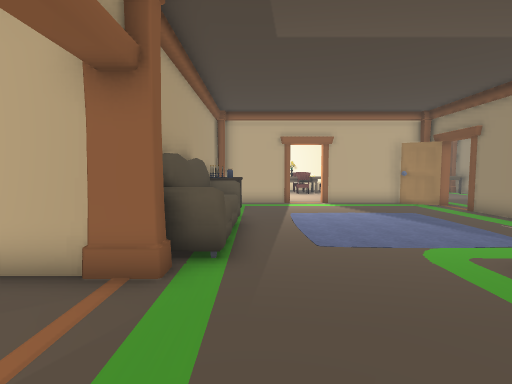
view 1 (above)

24 first-person views from a walk through a 3-D level made in the Unity game engine. The camera is 1.5 m above the floor, tilts 4° down and sees 85° across. The floor is counted in squares, 1 m on a side. Each view is taken from the middle of a square. On the plan, view 1 faces up. The plan holds only what a view shows up to about 14 squares ahead; the rest is blank. The place goes on beyond the plan. The player character is not drawn. Door leaves are left out, so doorways stand open. Some surface patterns are stand-ins.

view 2
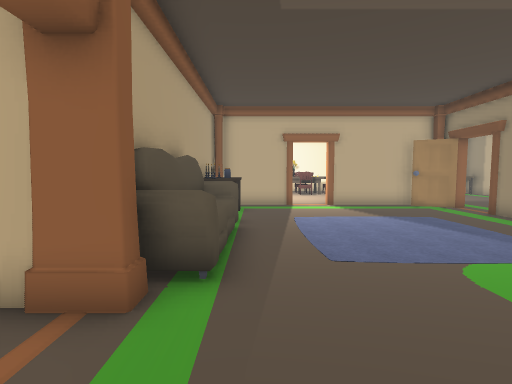

view 3
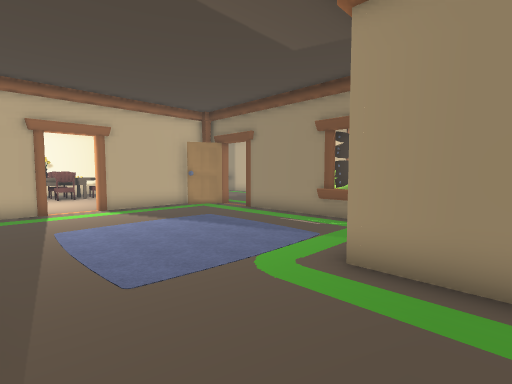

view 4
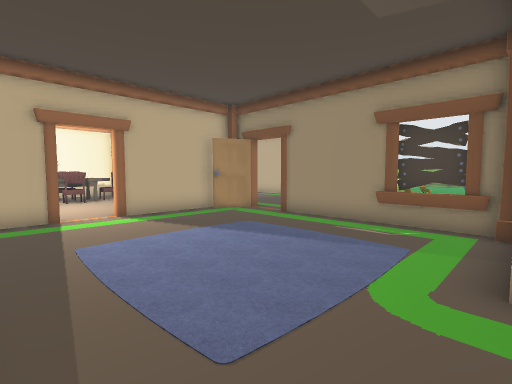

view 5
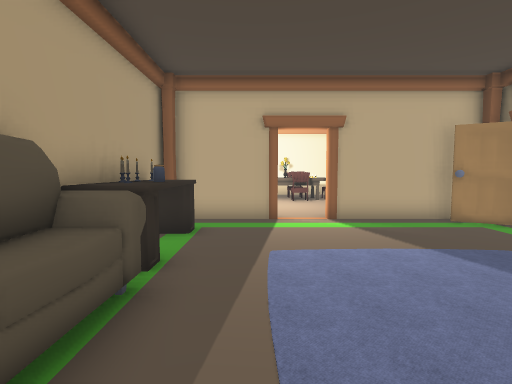

view 6
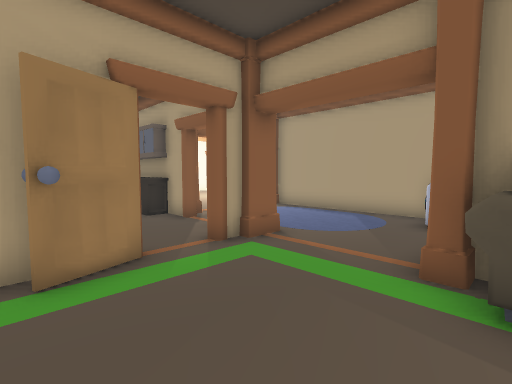

view 7
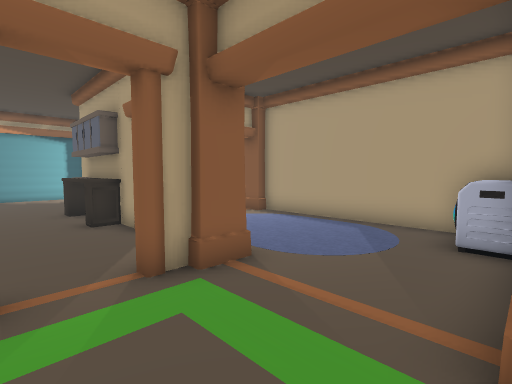

view 8
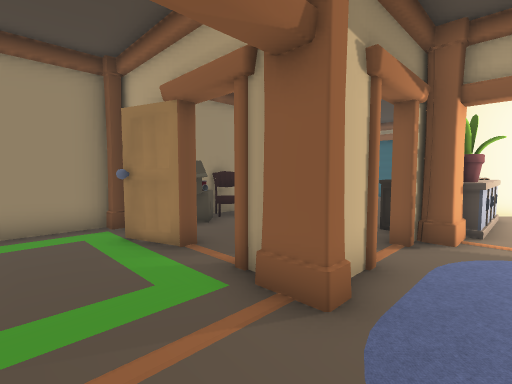

view 9
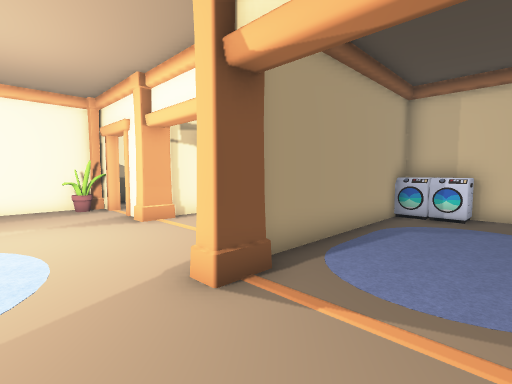

view 10
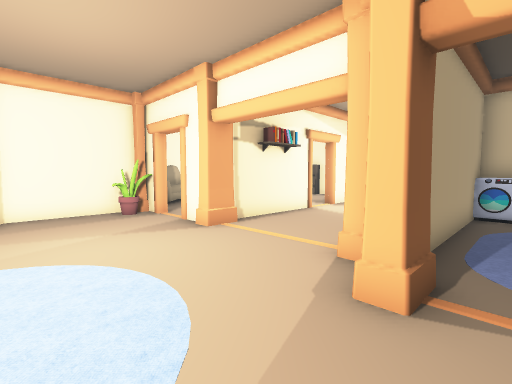

view 11
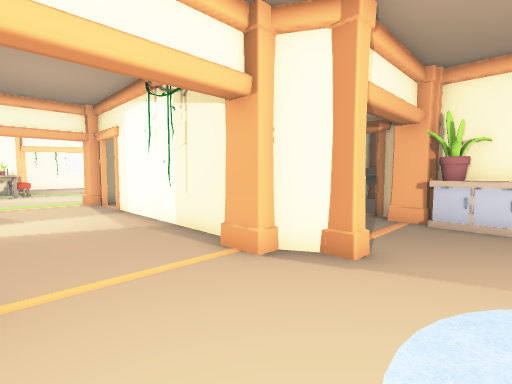

view 12
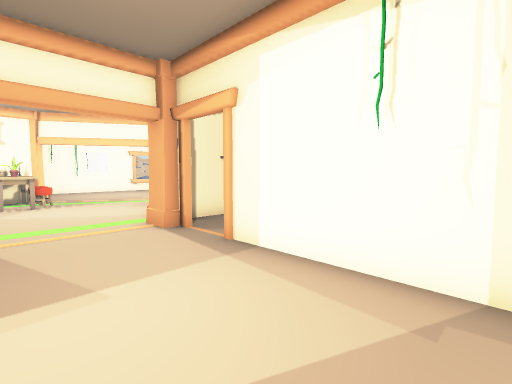

view 13
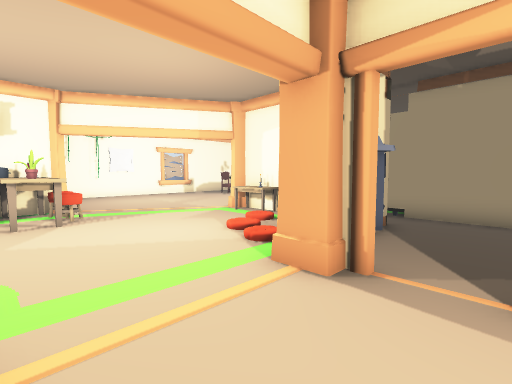

view 14
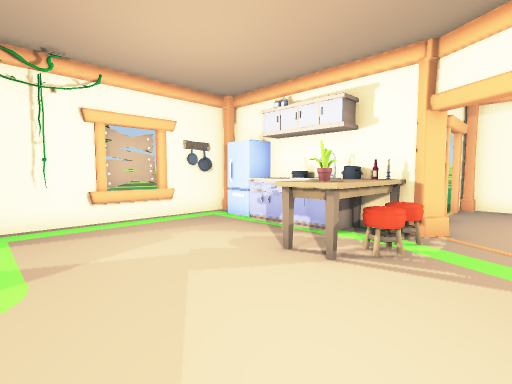

view 15
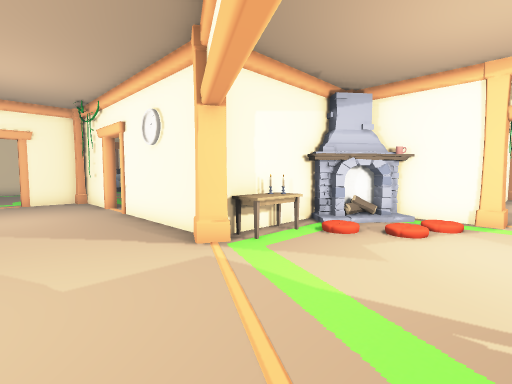

view 16
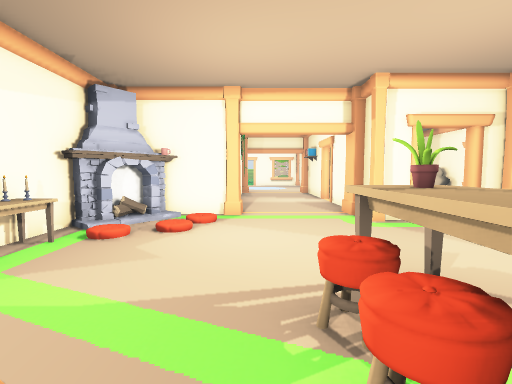

view 17
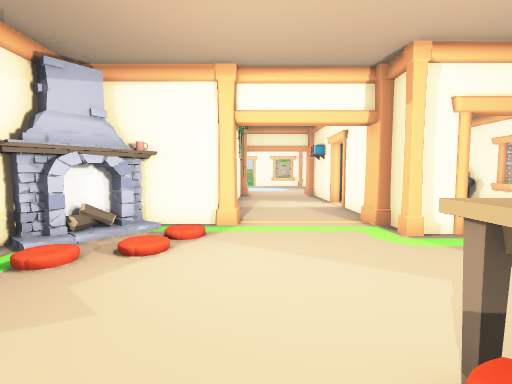

view 18
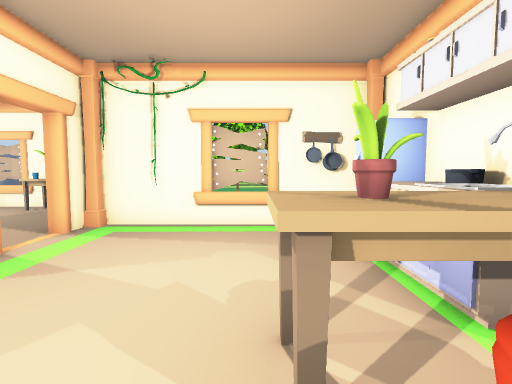

view 19
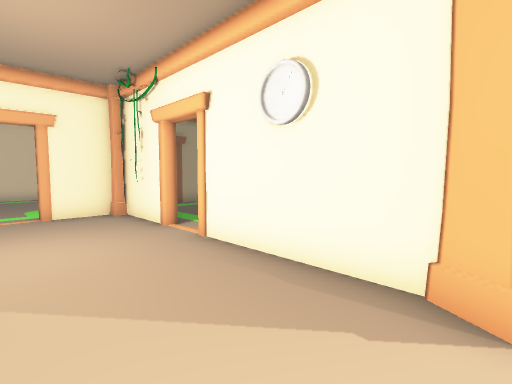

view 20
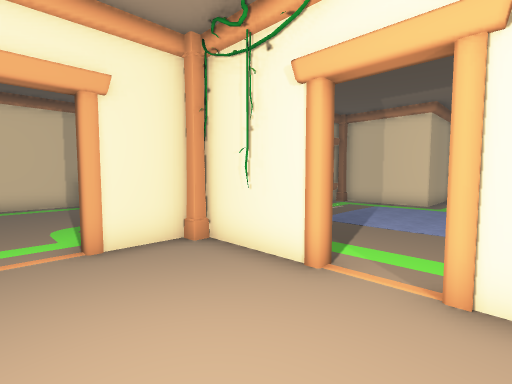

view 21
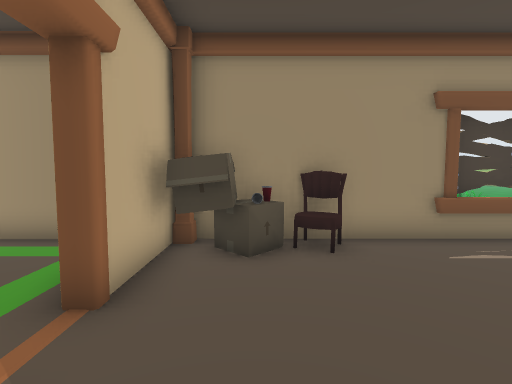

view 22
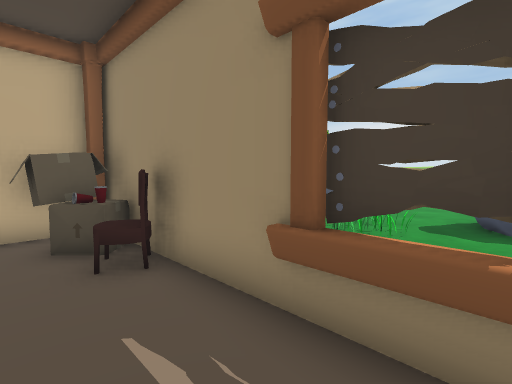

view 23
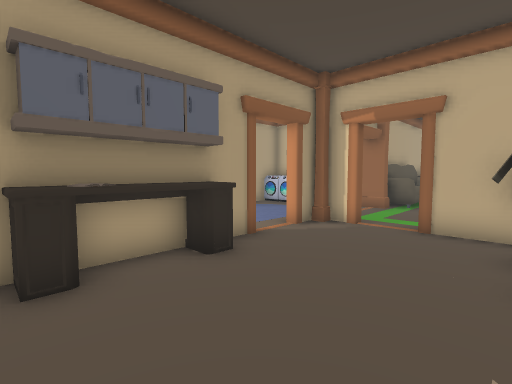

view 24
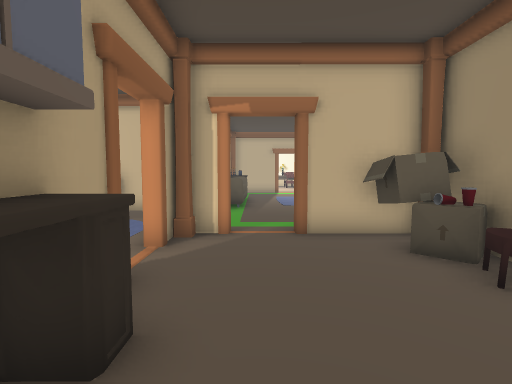

### Floor plan
Points are (right, up) in squares from view 1. A wall is a line through its corners. A room is listed if a view was taken in it or the views show most of it. See-through windows are left out.
Room 1 (views 1, 2, 3, 4, 5, 6, 7)
walls: (-1.9, 9.5) (-1.9, 8.9); (-1.4, 4.4) (-1.4, 4); (8.5, 6.4) (8.5, 11.1); (-1.9, 4.9) (-1.9, 4.4); (1.8, 13.9) (-1.5, 13.9); (8.5, 4.5) (8.5, 5.5); (-1.9, 13) (-1.9, 11.4); (8.3, 12.7) (8, 13) (7.4, 13.1); (8.5, 12.7) (6.9, 13.5); (7.4, 13.9) (3.3, 13.9) (3.3, 14.2); (4.3, 0.5) (4.3, 4.1) (7, 4.1); (1.9, 0.4) (2.4, 0.8) (2.6, 0.5); (1.9, 0.1) (2.9, 0.1); (0.9, 0.1) (2.6, 0.7); (-1.5, 0.1) (-0.6, 0.1)
low walls: (8.3, 4.6) (8.3, 7.4)
ways out: opening at (-1, 2) to room 2; opening at (0, 0) to room 2; opening at (2.5, 14) to room 2; opening at (9, 12)
objects: other object (-2, 10); other object (-2, 11); sofa (-1, 5) to (-1, 8); table (-1, 9); other object (-1, 10); other object (-1, 11); table (-1, 12); pillar (6, 14)
Room 2 (views 8, 9, 10, 11, 12, 13, 14, 15, 16, 17, 18, 19, 20, 21, 22, 23, 24)
walls: (-1.4, 4) (-7.3, 4) (-7.3, -3.8); (-0.6, -0.2) (-1.5, -0.2); (-1.9, -0.5) (-1.9, -1.5); (-2.2, -1.5) (-2.2, -0.4); (3.5, -0.2) (1, -0.2); (-8, 6.6) (-8, 7.1); (-3.8, 10) (-3.8, 13.6); (-8.4, 7.1) (-8.4, 8.1) (-7.9, 8.1); (-2.8, -4.6) (-2.8, -3.8) (-2.5, -3.8); (-8, 7.9) (-5.6, 7.9); (-8, -2) (-8, 5); (-6.9, -3.8) (-6.9, -4.8) (-7.4, -4.8) (-7.4, -4.4) (-7.9, -3.4) (-8.4, -3.4) (-8.4, -2.4); (-12.8, 2.2) (-12.8, -2.4); (-12.8, 6.2) (-12.8, 3.8); (-3.4, 14.2) (1.8, 14.2); (4.3, -6.6) (4.3, -4.4); (-3.6, 14.5) (-3.2, 14.3); (-12.5, 8.1) (-12.5, 7.1); (-12.8, 8.6) (-12.8, 8); (3.3, 14.2) (5.5, 14.2); (-13.4, -3.4) (-14.1, -3.4); (-14.1, 9.3) (-13.4, 9.3); (-10.2, 14.2) (-11.5, 14.2); (-10.4, 14.6) (-10.4, 13.9) (-11.6, 13.9); (6.7, 14.5) (6.7, 15.6); (-15.7, -3.4) (-16.9, -3.4); (-16.5, 9.3) (-15.7, 9.3); (-10.4, 16.5) (-10.4, 15.4); (-11.6, 16.1) (-14.5, 16.1); (-9.5, 17.9) (-9.8, 17.5) (-10.5, 17.5); (-17, -4.5) (-17, -7.5); (-17, 12.6) (-17, 9.5); (-17, 16.5) (-17, 13.5)
low walls: (-4.6, 12) (-4.6, 13.5) (-4, 13.5); (4.3, -8) (4.3, -7.4); (-11.6, 16.5) (-11.6, 16.1); (-16.8, 14.9) (-16.8, 12.2)
ways out: opening at (-1, 2) to room 1; opening at (0, 0) to room 1; opening at (2.5, 14) to room 1; open door at (-8, 5.5) to room 3; opening at (-15, -3); opening at (-15, 9); opening at (-13, 3); opening at (9.5, 17.5)
objects: pillar (-17, -4); plant (-16, -4); plant (-11, 15); other object (-11, 17); stool (-10, 15) to (-10, 16); stool (-10, 17); machine (-7, 3); machine (-6, 3) to (-5, 3); fireplace (-6, 9) to (-5, 10); cabinet (-3, -8) to (-3, -7); plant (-3, -6) to (-3, -5); table (-2, -8) to (-1, -5); other object (-2, -7); pillar (-2, -5); pillar (-2, -4); pillar (-2, 0); pillar (-2, 14); chair (3, -4) to (4, -3); cup (3, -2); box (3, -1); cup (4, -2); pillar (4, -1); pillar (4, 0); other object (8, -4); pillar (8, 4); other object (9, -5); barricade (9, 6); other object (10, -4); rock (11, -8) to (11, -7)
Room 3 (no view inside)
walls: (-5.6, 7.9) (-7.5, 7.9); (-1.9, 5.4) (-1.9, 8.6)
ways out: open door at (-8, 5.5) to room 2
objects: other object (-4, 8); fireplace (-3, 9)

Positions as (right, up) in squares from view 1, and headings:
1: (0, 0), facing up
2: (0, 1), facing up
3: (0, 2), facing up-right
4: (0, 4), facing up-right
5: (1, 5), facing up
6: (3, 5), facing down-left
7: (1, 4), facing down-left
8: (-4, 3), facing down-right
9: (-4, -7), facing up-left
10: (-6, -8), facing up-left
11: (-12, -7), facing up-right
12: (-12, 0), facing up-right
13: (-12, 5), facing up-right
14: (-8, 10), facing up-left
15: (-9, 18), facing down-right
16: (-9, 18), facing down
17: (-9, 16), facing down
18: (-9, 14), facing left
19: (-4, 18), facing down-right
20: (1, 18), facing down-right
21: (-2, -2), facing right
22: (2, -8), facing up-right
23: (3, -8), facing up-left
24: (0, -7), facing up
